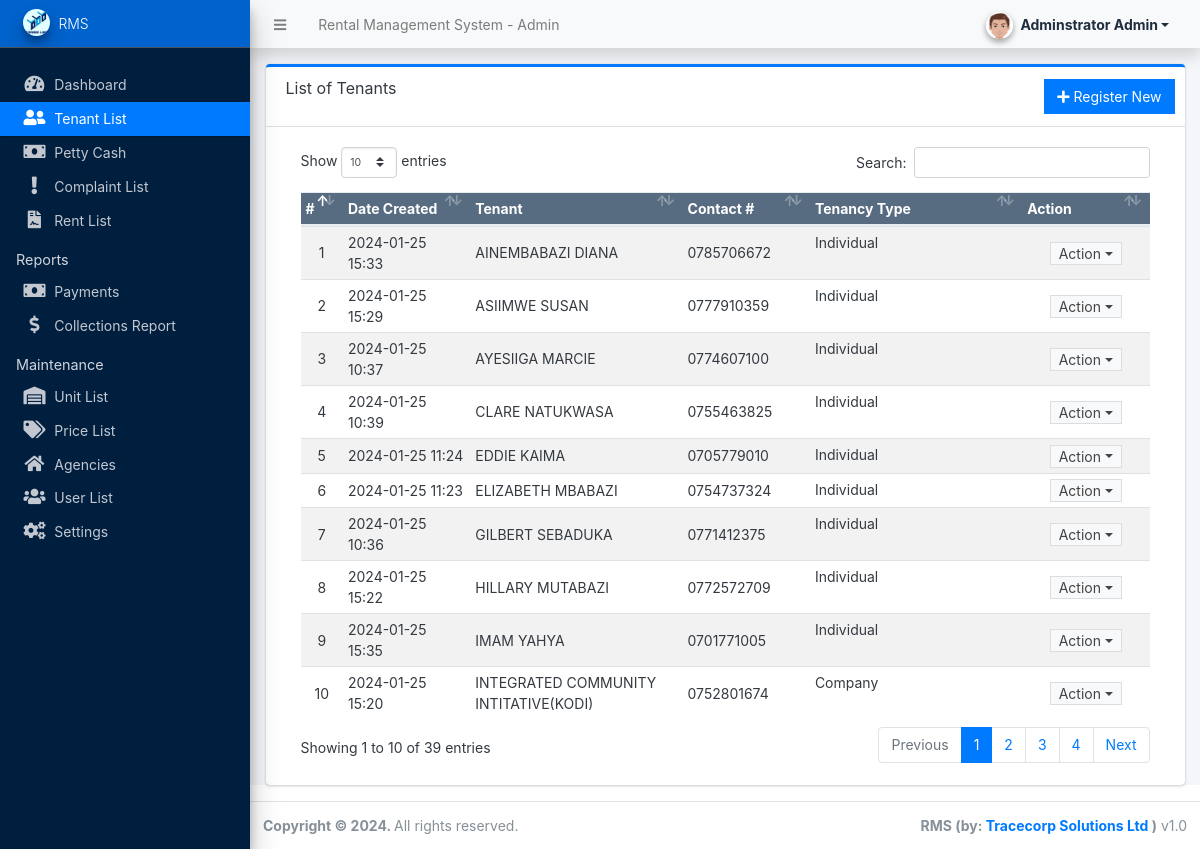
The page /admin/?page=tenants (signed in) on the database its author committed.
### tables this page shows
CREATE TABLE `tenants` (
  `id` int(30) NOT NULL,
  `fullname` text NOT NULL,
  `gender` varchar(50) NOT NULL,
  `Occupation` text NOT NULL,
  `contact` varchar(30) NOT NULL,
  `marritalstatus` varchar(50) NOT NULL,
  `address` text NOT NULL,
  `id_type` varchar(100) NOT NULL,
  `tenancy_type` varchar(50) NOT NULL,
  `id_no` varchar(100) NOT NULL,
  `tenancy_agreement` text NOT NULL,
  `date_created` datetime NOT NULL DEFAULT current_timestamp(),
  `date_added` datetime DEFAULT NULL ON UPDATE current_timestamp()
);

### admin/tenants/index.php (the view, shortened to what this page needs)
<div class="card card-outline card-primary">
	<div class="card-header">
		<h3 class="card-title">List of Tenants</h3>
		<div class="card-tools">
			<a href="javascript:void(0)" id="create_new" class="btn btn-flat btn-primary"><span class="fas fa-plus"></span>  Register New</a>
		</div>
	</div>
	<div class="card-body">
		<div class="container-fluid">
        <div class="container-fluid">
			<table class="table table-hover table-striped">
				<colgroup>
					<col width="5%">
					<col width="15%">
					<col width="25%">
					<col width="15%">
					<col width="25%">
					<col width="15%">
				</colgroup>
				<thead>
					<tr class="bg-navy disabled">
						<th>#</th>
						<th>Date Created</th>
						<th>Tenant</th>
						<th>Contact #</th>
						<th>Tenancy Type</th>
						<th>Action</th>
					</tr>
				</thead>
				<tbody>
					<?php
					$i = 1;
					$qry = $conn->query("SELECT * from `tenants` order by (`fullname`) asc ");
					while($row = $qry->fetch_assoc()):
					?>
						<tr>
							<td class="text-center"><?php echo $i++; ?></td>
							<td><?php echo date("Y-m-d H:i",strtotime($row['date_created'])) ?></td>
							<td><?php echo $row['fullname'] ?></td>
							<td><?php echo $row['contact'] ?></td>
							<td class='truncate-3'><?php echo $row['tenancy_type'] ?></td>
							<td align="center">
								 <button type="button" class="btn btn-flat btn-default btn-sm dropdown-toggle dropdown-icon py-0" data-toggle="dropdown">
				                  		Action
				                  </button>
							</td>
						</tr>
					<?php endwhile; ?>
				</tbody>
			</table>
		</div>
		</div>
	</div>
</div>

### rows shown on the page
tenants: date_created "2024-01-25 15:33", fullname "AINEMBABAZI DIANA", contact "0785706672", tenancy_type "Individual"
tenants: date_created "2024-01-25 15:29", fullname "ASIIMWE SUSAN", contact "0777910359", tenancy_type "Individual"
tenants: date_created "2024-01-25 10:37", fullname "AYESIIGA MARCIE", contact "0774607100", tenancy_type "Individual"
tenants: date_created "2024-01-25 10:39", fullname "CLARE NATUKWASA", contact "0755463825", tenancy_type "Individual"
tenants: date_created "2024-01-25 11:24", fullname "EDDIE KAIMA", contact "0705779010", tenancy_type "Individual"
tenants: date_created "2024-01-25 11:23", fullname "ELIZABETH MBABAZI", contact "0754737324", tenancy_type "Individual"
tenants: date_created "2024-01-25 10:36", fullname "GILBERT SEBADUKA", contact "0771412375", tenancy_type "Individual"
tenants: date_created "2024-01-25 15:22", fullname "HILLARY MUTABAZI", contact "0772572709", tenancy_type "Individual"
tenants: date_created "2024-01-25 15:35", fullname "IMAM YAHYA", contact "0701771005", tenancy_type "Individual"
tenants: date_created "2024-01-25 15:20", fullname "INTEGRATED COMMUNITY INTITATIVE(KODI)", contact "0752801674", tenancy_type "Company"

### other values the page prints
$_settings->info('name') "Rental Management System"
$_settings->userdata('firstname').' '.$_settings->userdata('lastname') "Adminstrator Admin"
$_settings->info('short_name') "RMS"
